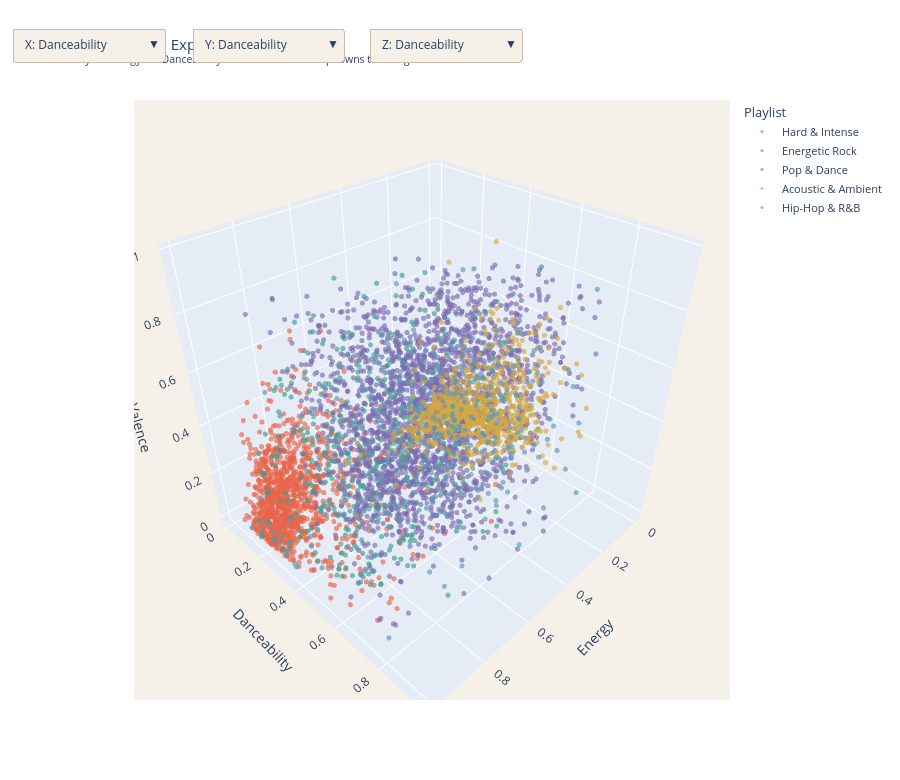

Source (notebook cell):
### Markdown cell above
### 3D Feature Space Explorer
Pick any **3 audio features** as the X, Y, Z axes using the dropdown menus. See all 5,000 songs plotted in that raw feature space — great for exploring relationships like Energy × Danceability × Valence.

### Code cell
import plotly.graph_objects as go
from itertools import permutations

# Default axes
fx, fy, fz = "energy", "danceability", "valence"

def make_explorer(fx, fy, fz):
    fig = go.Figure()
    for i in range(K):
        m = labels == i
        fig.add_trace(go.Scatter3d(
            x=df.loc[m, fx], y=df.loc[m, fy], z=df.loc[m, fz],
            mode="markers",
            name=NAMES[i],
            text=[f"{row['name']}<br>{row['artist']}" for _, row in df[m].iterrows()],
            hovertemplate="%{text}<extra>" + NAMES[i] + "</extra>",
            marker=dict(size=3, color=COLORS[i], opacity=0.65)
        ))

    # Build dropdown buttons for all axis combinations
    btn_x = [dict(
        args=[{"x": [df.loc[labels==i, f].values for i in range(K)]}],
        label=f"X: {f.title()}", method="restyle"
    ) for f in FEATURES]
    btn_y = [dict(
        args=[{"y": [df.loc[labels==i, f].values for i in range(K)]}],
        label=f"Y: {f.title()}", method="restyle"
    ) for f in FEATURES]
    btn_z = [dict(
        args=[{"z": [df.loc[labels==i, f].values for i in range(K)]}],
        label=f"Z: {f.title()}", method="restyle"
    ) for f in FEATURES]

    fig.update_layout(
        title=dict(
            text=f"3D Feature Space Explorer — {len(df):,} Songs<br>"
                 f"<sup>Currently: X={fx.title()} · Y={fy.title()} · Z={fz.title()} · Use dropdowns to change axes</sup>",
            font=dict(size=15)
        ),
        scene=dict(
            xaxis=dict(title=fx.title()),
            yaxis=dict(title=fy.title()),
            zaxis=dict(title=fz.title()),
            bgcolor="rgb(245, 240, 232)"
        ),
        updatemenus=[
            dict(buttons=btn_x, direction="down", x=0.05, y=1.12, showactive=True,
                 bgcolor="#f5f0e8", bordercolor="#ccbbaa"),
            dict(buttons=btn_y, direction="down", x=0.35, y=1.12, showactive=True,
                 bgcolor="#f5f0e8", bordercolor="#ccbbaa"),
            dict(buttons=btn_z, direction="down", x=0.65, y=1.12, showactive=True,
                 bgcolor="#f5f0e8", bordercolor="#ccbbaa"),
        ],
        legend=dict(title="Playlist", font=dict(size=11)),
        height=780,
        paper_bgcolor="white"
    )
    return fig

fig_explorer = make_explorer(fx, fy, fz)
fig_explorer.show()
print("✅ 3D Feature Space Explorer — use the three dropdowns to change X / Y / Z axes")

### Figure 1 — Plotly figure (JSON) as saved in the notebook; plotly's stock layout.template omitted (floating-point values rounded to 4 significant figures; data arrays with more than 128 entries replaced by an {"elided": "..."} marker saying what was removed)
{"data": [{"hovertemplate": "%{text}<extra>Hard & Intense</extra>", "marker": {"color": "#E8644A", "opacity": 0.65, "size": 3}, "mode": "markers", "name": "Hard & Intense", "text": {"elided": "1210 str values"}, "type": "scatter3d", "x": {"elided": "1210 float values"}, "y": {"elided": "1210 float values"}, "z": {"elided": "1210 float values"}}, {"hovertemplate": "%{text}<extra>Energetic Rock</extra>", "marker": {"color": "#3D9E8C", "opacity": 0.65, "size": 3}, "mode": "markers", "name": "Energetic Rock", "text": {"elided": "553 str values"}, "type": "scatter3d", "x": {"elided": "553 float values"}, "y": {"elided": "553 float values"}, "z": {"elided": "553 float values"}}, {"hovertemplate": "%{text}<extra>Pop & Dance</extra>", "marker": {"color": "#7B6BB0", "opacity": 0.65, "size": 3}, "mode": "markers", "name": "Pop & Dance", "text": {"elided": "2246 str values"}, "type": "scatter3d", "x": {"elided": "2246 float values"}, "y": {"elided": "2246 float values"}, "z": {"elided": "2246 float values"}}, {"hovertemplate": "%{text}<extra>Acoustic & Ambient</extra>", "marker": {"color": "#D4A843", "opacity": 0.65, "size": 3}, "mode": "markers", "name": "Acoustic & Ambient", "text": {"elided": "856 str values"}, "type": "scatter3d", "x": {"elided": "856 float values"}, "y": {"elided": "856 float values"}, "z": {"elided": "856 float values"}}, {"hovertemplate": "%{text}<extra>Hip-Hop & R&B</extra>", "marker": {"color": "#5A9BB0", "opacity": 0.65, "size": 3}, "mode": "markers", "name": "Hip-Hop & R&B", "text": {"elided": "370 str values"}, "type": "scatter3d", "x": {"elided": "370 float values"}, "y": {"elided": "370 float values"}, "z": {"elided": "370 float values"}}], "layout": {"height": 780, "legend": {"font": {"size": 11}, "title": {"text": "Playlist"}}, "paper_bgcolor": "white", "scene": {"bgcolor": "rgb(245, 240, 232)", "xaxis": {"title": {"text": "Energy"}}, "yaxis": {"title": {"text": "Danceability"}}, "zaxis": {"title": {"text": "Valence"}}}, "title": {"font": {"size": 15}, "text": "3D Feature Space Explorer — 5,235 Songs<br><sup>Currently: X=Energy · Y=Danceability · Z=Valence · Use dropdowns to change axes</sup>"}, "updatemenus": [{"bgcolor": "#f5f0e8", "bordercolor": "#ccbbaa", "buttons": [{"args": [{"x": {"elided": "5 rows, 5235 float values in total"}}], "label": "X: Danceability", "method": "restyle"}, {"args": [{"x": {"elided": "5 rows, 5235 float values in total"}}], "label": "X: Energy", "method": "restyle"}, {"args": [{"x": {"elided": "5 rows, 5235 float values in total"}}], "label": "X: Acousticness", "method": "restyle"}, {"args": [{"x": {"elided": "5 rows, 5235 float values in total"}}], "label": "X: Tempo", "method": "restyle"}, {"args": [{"x": {"elided": "5 rows, 5235 float values in total"}}], "label": "X: Valence", "method": "restyle"}, {"args": [{"x": {"elided": "5 rows, 5235 float values in total"}}], "label": "X: Speechiness", "method": "restyle"}, {"args": [{"x": {"elided": "5 rows, 5235 float values in total"}}], "label": "X: Instrumentalness", "method": "restyle"}, {"args": [{"x": {"elided": "5 rows, 5235 float values in total"}}], "label": "X: Liveness", "method": "restyle"}, {"args": [{"x": {"elided": "5 rows, 5235 float values in total"}}], "label": "X: Loudness", "method": "restyle"}], "direction": "down", "showactive": true, "x": 0.05, "y": 1.12}, {"bgcolor": "#f5f0e8", "bordercolor": "#ccbbaa", "buttons": [{"args": [{"y": {"elided": "5 rows, 5235 float values in total"}}], "label": "Y: Danceability", "method": "restyle"}, {"args": [{"y": {"elided": "5 rows, 5235 float values in total"}}], "label": "Y: Energy", "method": "restyle"}, {"args": [{"y": {"elided": "5 rows, 5235 float values in total"}}], "label": "Y: Acousticness", "method": "restyle"}, {"args": [{"y": {"elided": "5 rows, 5235 float values in total"}}], "label": "Y: Tempo", "method": "restyle"}, {"args": [{"y": {"elided": "5 rows, 5235 float values in total"}}], "label": "Y: Valence", "method": "restyle"}, {"args": [{"y": {"elided": "5 rows, 5235 float values in total"}}], "label": "Y: Speechiness", "method": "restyle"}, {"args": [{"y": {"elided": "5 rows, 5235 float values in total"}}], "label": "Y: Instrumentalness", "method": "restyle"}, {"args": [{"y": {"elided": "5 rows, 5235 float values in total"}}], "label": "Y: Liveness", "method": "restyle"}, {"args": [{"y": {"elided": "5 rows, 5235 float values in total"}}], "label": "Y: Loudness", "method": "restyle"}], "direction": "down", "showactive": true, "x": 0.35, "y": 1.12}, {"bgcolor": "#f5f0e8", "bordercolor": "#ccbbaa", "buttons": [{"args": [{"z": {"elided": "5 rows, 5235 float values in total"}}], "label": "Z: Danceability", "method": "restyle"}, {"args": [{"z": {"elided": "5 rows, 5235 float values in total"}}], "label": "Z: Energy", "method": "restyle"}, {"args": [{"z": {"elided": "5 rows, 5235 float values in total"}}], "label": "Z: Acousticness", "method": "restyle"}, {"args": [{"z": {"elided": "5 rows, 5235 float values in total"}}], "label": "Z: Tempo", "method": "restyle"}, {"args": [{"z": {"elided": "5 rows, 5235 float values in total"}}], "label": "Z: Valence", "method": "restyle"}, {"args": [{"z": {"elided": "5 rows, 5235 float values in total"}}], "label": "Z: Speechiness", "method": "restyle"}, {"args": [{"z": {"elided": "5 rows, 5235 float values in total"}}], "label": "Z: Instrumentalness", "method": "restyle"}, {"args": [{"z": {"elided": "5 rows, 5235 float values in total"}}], "label": "Z: Liveness", "method": "restyle"}, {"args": [{"z": {"elided": "5 rows, 5235 float values in total"}}], "label": "Z: Loudness", "method": "restyle"}], "direction": "down", "showactive": true, "x": 0.65, "y": 1.12}]}}
